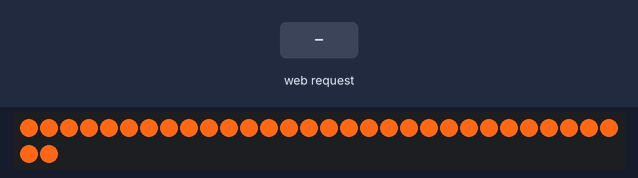
Simulated run of this sketch. Board: ESP8266 (NodeMCU). Parts: 32 RGB LEDs in strip order, left to right, continuing on the next row. The test bench sets the inputs (shaded band). Dim RGB values are drawn brighter than linear; WiFi joins after 1.5 s; servers stay silent unless stated; what the sketch prints to the serial monitor is not drawn.

Above: at 2.7 s.
2.8 s: HTTP request GET /out received
At 4.3 s:
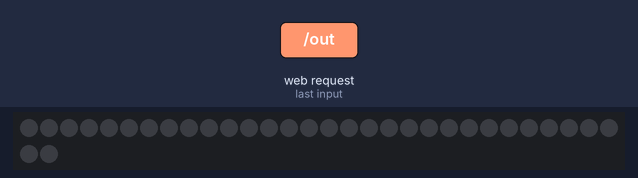
4.6 s: HTTP request GET /out?G=1 received
At 5.3 s:
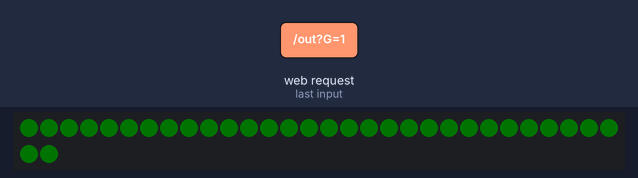
6.3 s: HTTP request GET /out?B=1 received
At 7.6 s:
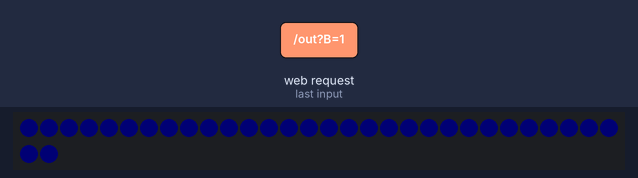
7.9 s: HTTP request GET /out?R=1&G=1&B=1 received
At 8.7 s:
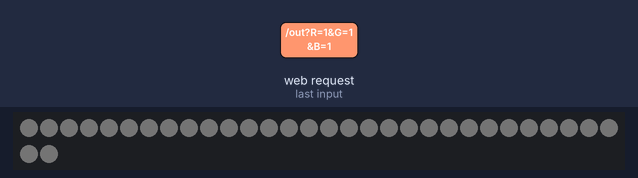
9.5 s: HTTP request GET /out?R=0 received
At 11.0 s:
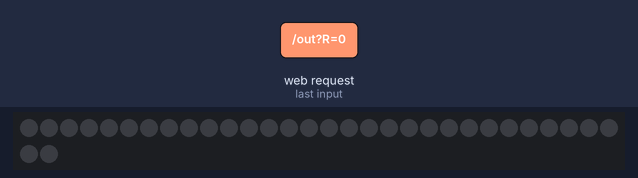
Timing chart, 0 to 12.1 s (numbered marks = the images above; inputs shaded):
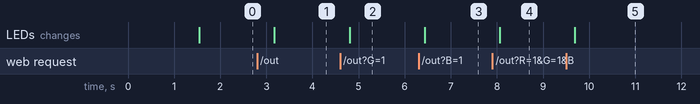

The sketch:

serverpixel.ino
```cpp
#include "ESP8266WiFi.h"
#include <ESP8266WebServer.h>
#include "html_header.h"
#include <Adafruit_NeoPixel.h>

// порт сервера
ESP8266WebServer server(80);

#define NUM_PIX 32//Количество светодиодов
#define PIN 5 //пин esp
const char* ssid     = "";//имя сети
const char* password = "";//пароль
unsigned char red,green,blue;
String form;

//Количество пикселей выаод
 // NEO_KHZ800,  WS2812
 // NEO_GRB, WS2812  в порядке GRB
Adafruit_NeoPixel pixels = Adafruit_NeoPixel(NUM_PIX, PIN, NEO_GRBW + NEO_KHZ800);

//  root веб со ссылкой на страницу настроек
void handle_root() {
  server.send(200, "text/html", "<html>WS2812 WiFi <a href='./out'>Control</a></html>");
  delay(100);
}

// root отобразить колесо цвета и выбор цвета
void handle_outputs() {
  // Строки для хранения вывода клиента
  String RMsg;
  String GMsg;
  String BMsg;

  // Анализировать вывод клиента
  RMsg=server.arg("R");
  GMsg=server.arg("G");
  BMsg=server.arg("B");

  // Преобразование в число для перехода в библиотеку Neopixel
  red=RMsg.toInt();
  green=GMsg.toInt();
  blue=BMsg.toInt();

  // Обновление формы и отправка клиенту
  form = "<html>";
  form = form + html_header;
  form = form + "</html>";
  // отправка формы
  server.send(200, "text/html", form);
}

// Инициализация Wi-Fi, веб-сервер
void setup() {

  Serial.begin(115200);
  // подключение wifi
  WiFi.begin(ssid, password);
  while (WiFi.status() != WL_CONNECTED) {
    delay(500);
  }

  // IP-адрес
  Serial.println("");
  Serial.println("WiFi connected");
  Serial.println("IP address: ");
  Serial.println(WiFi.localIP());
  pinMode(PIN, OUTPUT);
  // Настройка по умолчанию тусклый белый
  red=255;
  green=103;
  blue=23;

  // дескрипторы к веб-серверу
   // Базовая страница
  server.on("/", handle_root);
  // страница настроек
  server.on("/out", handle_outputs);
  // запуск веб сервера
  server.begin();
  // запуск пикселей
  pixels.begin();
  pixels.setBrightness(255);
}

void loop() {
  int i;

  // Обработка запросов клиентов
  server.handleClient();

  // Обновление светодиодной строки
  for(i=0;i<NUM_PIX;i++){
    // RGB
    pixels.setPixelColor(i, pixels.Color(red,green,blue));
    pixels.show();
  }
  delay(500);    // задержка
}
```

html_header.h
```cpp
//
// палитра
//
const char* html_header =
"<head>"
"<style>"
"body {overflow:hidden;"
"background:black;}"
"</style>"
"</head>"
"<body>"
"<canvas id='wheelCanvas' onclick='getColor(event)'>"
"</canvas>"
"<script type='text/javascript'>"
"var canvas = document.getElementById('wheelCanvas');"
"var context = canvas.getContext('2d');"
"var imageObj = new Image();"
"imageObj.crossOrigin = 'anonymous';"
"var dimension;"
"if(window.innerHeight<window.innerWidth){"
"dimension=window.innerHeight;"
"} else {"
"dimension=window.innerWidth;"
"}"
"imageObj.onload = function() {"
"context.drawImage(imageObj,0,0,600,600,0,0,0.98*dimension,0.98*dimension);"
"};"
"imageObj.src = 'https://upload.wikimedia.org/wikipedia/commons/thumb/6/6d/RGB_color_wheel_360.svg/600px-RGB_color_wheel_360.svg.png';"
"canvas.height=window.innerHeight;"
"canvas.width=window.innerWidth;"
"function getColor(event) {"
"var canvas = document.getElementById('wheelCanvas');"
"var pixelData = canvas.getContext('2d').getImageData(event.offsetX, event.offsetY, 1, 1).data;"
"var form = document.createElement('form');"
"form.action='out';"
"var nr = document.createElement('input');"
"nr.name='R';"
"nr.value=pixelData[0].toString();"
"form.appendChild(nr);"
"var ng = document.createElement('input');"
"ng.name='G';"
"ng.value=pixelData[1].toString();"
"form.appendChild(ng);"
"var nb = document.createElement('input');"
"nb.name='B';"
"nb.value=pixelData[2].toString(); "
"form.appendChild(nb);"
"form.style.display='none';"
"document.body.appendChild(form);"
"form.submit();   "
"}"
"</script>"
"</body>";
```

Measured:
- after the input at 2.8 s, the LEDs: change after 0.38 s (image 1)
- after the input at 4.6 s, the LEDs: change after 0.20 s (image 2)
- after the input at 6.3 s, the LEDs: change after 0.13 s (image 3)
- after the input at 7.9 s, the LEDs: change after 0.16 s (image 4)
- after the input at 9.5 s, the LEDs: change after 0.19 s (image 5)
